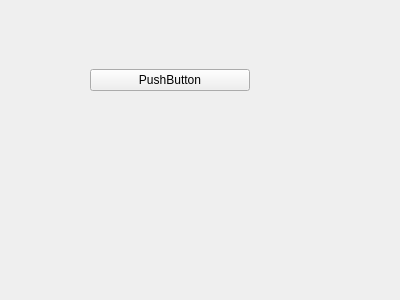
<?xml version="1.0" encoding="UTF-8"?>
<ui version="4.0">
 <class>Form</class>
 <widget class="QWidget" name="Form">
  <property name="geometry">
   <rect>
    <x>0</x>
    <y>0</y>
    <width>400</width>
    <height>300</height>
   </rect>
  </property>
  <property name="windowTitle">
   <string>Form</string>
  </property>
  <widget class="QWidget" name="verticalLayoutWidget">
   <property name="geometry">
    <rect>
     <x>90</x>
     <y>40</y>
     <width>160</width>
     <height>80</height>
    </rect>
   </property>
   <layout class="QVBoxLayout" name="verticalLayout">
    <item>
     <widget class="QPushButton" name="pushButton">
      <property name="text">
       <string>PushButton</string>
      </property>
     </widget>
    </item>
   </layout>
  </widget>
 </widget>
 <resources/>
 <connections/>
</ui>
